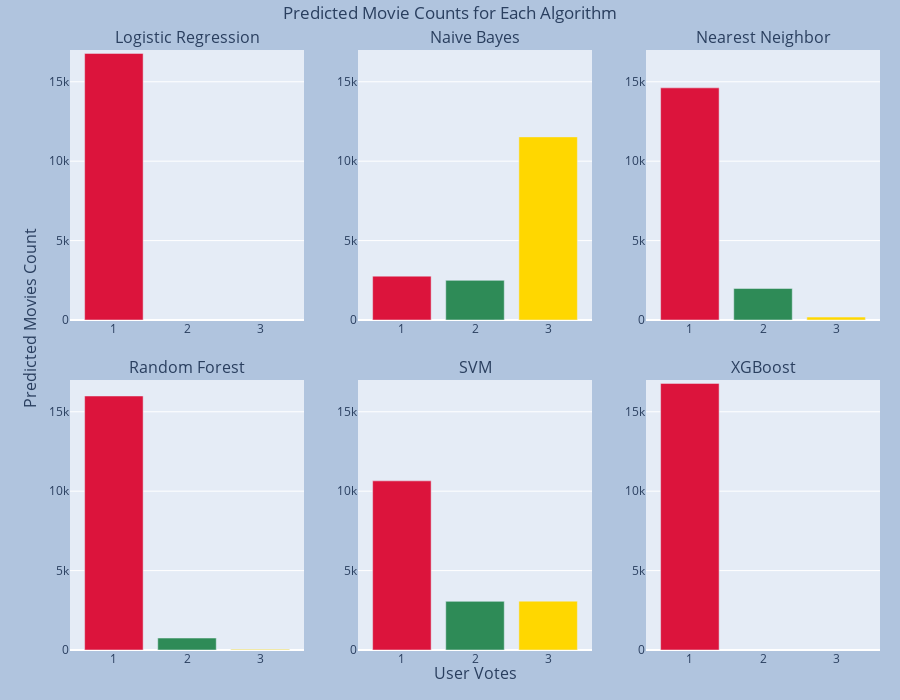

This figure's notebook cell:
### Code cell
fig = SB.make_subplots(rows=2, cols=3, vertical_spacing=0.1, 
                       subplot_titles=("Logistic Regression", "Naive Bayes", "Nearest Neighbor",
                                       "Random Forest", "SVM", "XGBoost"))

fig.add_trace(
    GO.Bar(x=vote_classes, y=group_logreg.values, marker_color=color_ls), 
    row=1, col=1)
fig.add_trace(
    GO.Bar(x=vote_classes, y=group_nbayes.values, marker_color=color_ls), 
    row=1, col=2)
fig.add_trace(
    GO.Bar(x=vote_classes, y=group_neighbor.values, marker_color=color_ls), 
    row=1, col=3)
fig.add_trace(
    GO.Bar(x=vote_classes, y=group_forest.values, marker_color=color_ls), 
    row=2, col=1)
fig.add_trace(
    GO.Bar(x=vote_classes, y=group_svm.values, marker_color=color_ls), 
    row=2, col=2)
fig.add_trace(
    GO.Bar(x=vote_classes, y=group_xgb.values, marker_color=color_ls), 
    row=2, col=3)
fig.update_layout(
    title={'text': "Predicted Movie Counts for Each Algorithm", 'x':0.5, 'y':0.99,  
        'xanchor': 'center', 'yanchor': 'top'},
    width=900,
    height=700,
    margin=GO.layout.Margin(t=50, r=20, b=50, l=70, pad=0),
    paper_bgcolor="LightSteelBlue",
    showlegend=False,
)

# extend annotations so they don't override the subplot titles

annotations = [a.to_plotly_json() for a in fig["layout"]["annotations"]]
#annotations.append(dict(x=0.5, y=-0.06, text="User Votes"))
annotations.append({'font': {'size': 16}, 'showarrow': False, 'text': 'User Votes', 
                    'x': 0.5, 'xanchor': 'center', 'xref': 'paper', 
                    'y': -0.06, 'yanchor': 'bottom', 'yref': 'paper'})
#annotations.append(dict(x=-0.05, y=0.4, text="Movies Count", textangle=-90))
annotations.append({'font': {'size': 16}, 'showarrow': False, 'text': 'Predicted Movies Count', 
                    'x': -0.05, 'xanchor': 'center', 'xref': 'paper', 
                    'y': 0.4, 'yanchor': 'bottom', 'yref': 'paper', 'textangle':-90})
fig["layout"]["annotations"] = annotations

fig.update_xaxes(tickvals=vote_classes, range=[0.4, 3.6])
fig.update_yaxes(range=[0, 17000])

### Figure 1 — Plotly figure (JSON) as saved in the notebook; plotly's stock layout.template omitted (floating-point values rounded to 4 significant figures)
{"data": [{"marker": {"color": ["crimson", "seagreen", "gold"]}, "type": "bar", "x": [1, 2, 3], "xaxis": "x", "y": [16787], "yaxis": "y"}, {"marker": {"color": ["crimson", "seagreen", "gold"]}, "type": "bar", "x": [1, 2, 3], "xaxis": "x2", "y": [2762, 2496, 11529], "yaxis": "y2"}, {"marker": {"color": ["crimson", "seagreen", "gold"]}, "type": "bar", "x": [1, 2, 3], "xaxis": "x3", "y": [14617, 1986, 184], "yaxis": "y3"}, {"marker": {"color": ["crimson", "seagreen", "gold"]}, "type": "bar", "x": [1, 2, 3], "xaxis": "x4", "y": [15993, 753, 41], "yaxis": "y4"}, {"marker": {"color": ["crimson", "seagreen", "gold"]}, "type": "bar", "x": [1, 2, 3], "xaxis": "x5", "y": [10649, 3062, 3076], "yaxis": "y5"}, {"marker": {"color": ["crimson", "seagreen", "gold"]}, "type": "bar", "x": [1, 2, 3], "xaxis": "x6", "y": [16787], "yaxis": "y6"}], "layout": {"annotations": [{"font": {"size": 16}, "showarrow": false, "text": "Logistic Regression", "x": 0.1444, "xanchor": "center", "xref": "paper", "y": 1, "yanchor": "bottom", "yref": "paper"}, {"font": {"size": 16}, "showarrow": false, "text": "Naive Bayes", "x": 0.5, "xanchor": "center", "xref": "paper", "y": 1, "yanchor": "bottom", "yref": "paper"}, {"font": {"size": 16}, "showarrow": false, "text": "Nearest Neighbor", "x": 0.8556, "xanchor": "center", "xref": "paper", "y": 1, "yanchor": "bottom", "yref": "paper"}, {"font": {"size": 16}, "showarrow": false, "text": "Random Forest", "x": 0.1444, "xanchor": "center", "xref": "paper", "y": 0.45, "yanchor": "bottom", "yref": "paper"}, {"font": {"size": 16}, "showarrow": false, "text": "SVM", "x": 0.5, "xanchor": "center", "xref": "paper", "y": 0.45, "yanchor": "bottom", "yref": "paper"}, {"font": {"size": 16}, "showarrow": false, "text": "XGBoost", "x": 0.8556, "xanchor": "center", "xref": "paper", "y": 0.45, "yanchor": "bottom", "yref": "paper"}, {"font": {"size": 16}, "showarrow": false, "text": "User Votes", "x": 0.5, "xanchor": "center", "xref": "paper", "y": -0.06, "yanchor": "bottom", "yref": "paper"}, {"font": {"size": 16}, "showarrow": false, "text": "Predicted Movies Count", "textangle": -90, "x": -0.05, "xanchor": "center", "xref": "paper", "y": 0.4, "yanchor": "bottom", "yref": "paper"}], "height": 700, "margin": {"b": 50, "l": 70, "pad": 0, "r": 20, "t": 50}, "paper_bgcolor": "LightSteelBlue", "showlegend": false, "title": {"text": "Predicted Movie Counts for Each Algorithm", "x": 0.5, "xanchor": "center", "y": 0.99, "yanchor": "top"}, "width": 900, "xaxis": {"anchor": "y", "domain": [0, 0.2889], "range": [0.4, 3.6], "tickvals": [1, 2, 3]}, "xaxis2": {"anchor": "y2", "domain": [0.3556, 0.6444], "range": [0.4, 3.6], "tickvals": [1, 2, 3]}, "xaxis3": {"anchor": "y3", "domain": [0.7111, 1], "range": [0.4, 3.6], "tickvals": [1, 2, 3]}, "xaxis4": {"anchor": "y4", "domain": [0, 0.2889], "range": [0.4, 3.6], "tickvals": [1, 2, 3]}, "xaxis5": {"anchor": "y5", "domain": [0.3556, 0.6444], "range": [0.4, 3.6], "tickvals": [1, 2, 3]}, "xaxis6": {"anchor": "y6", "domain": [0.7111, 1], "range": [0.4, 3.6], "tickvals": [1, 2, 3]}, "yaxis": {"anchor": "x", "domain": [0.55, 1], "range": [0, 17000]}, "yaxis2": {"anchor": "x2", "domain": [0.55, 1], "range": [0, 17000]}, "yaxis3": {"anchor": "x3", "domain": [0.55, 1], "range": [0, 17000]}, "yaxis4": {"anchor": "x4", "domain": [0, 0.45], "range": [0, 17000]}, "yaxis5": {"anchor": "x5", "domain": [0, 0.45], "range": [0, 17000]}, "yaxis6": {"anchor": "x6", "domain": [0, 0.45], "range": [0, 17000]}}}
